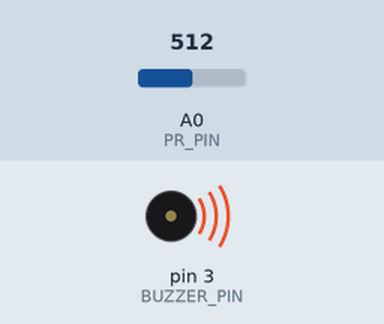
A sketch run on a simulated Arduino Uno, built with avr-gcc and run on an emulated ATmega328P. Parts: buzzer (waves = sounding). The test bench sets the inputs (shaded band); at power-on: A0 (PR_PIN) = 512.

Above: at 0.1 s.
Timing chart, 0 to 1.6 s (numbered marks = the images above):
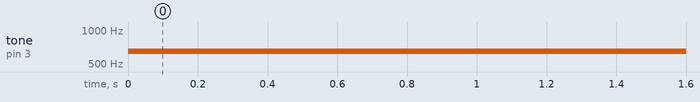

The sketch:

ch06_theremin.ino
```cpp
#include "pitches.h"
#define PR_PIN A0 // photo resistor，光敏電阻腳位
#define BUZZER_PIN 3 // 蜂鳴器或小喇叭腳位

void setup() {
}
void loop() {
  int v = analogRead(PR_PIN);
  int pitch = NOTE_C5 + v/4; // 根據光亮度算出某個音高值
  tone(BUZZER_PIN, pitch); // 持續發聲
}
```

pitches.h
```cpp
#define NOTE_    0
#define NOTE_B0  31
#define NOTE_C1  33
#define NOTE_CS1 35
#define NOTE_D1  37
#define NOTE_DS1 39
#define NOTE_E1  41
#define NOTE_F1  44
#define NOTE_FS1 46
#define NOTE_G1  49
#define NOTE_GS1 52
#define NOTE_A1  55
#define NOTE_AS1 58
#define NOTE_B1  62
#define NOTE_C2  65
#define NOTE_CS2 69
#define NOTE_D2  73
#define NOTE_DS2 78
#define NOTE_E2  82
#define NOTE_F2  87
#define NOTE_FS2 93
#define NOTE_G2  98
#define NOTE_GS2 104
#define NOTE_A2  110
#define NOTE_AS2 117
#define NOTE_B2  123
#define NOTE_C3  131
#define NOTE_CS3 139
#define NOTE_D3  147
#define NOTE_DS3 156
#define NOTE_E3  165
#define NOTE_F3  175
#define NOTE_FS3 185
#define NOTE_G3  196
#define NOTE_GS3 208
#define NOTE_A3  220
#define NOTE_AS3 233
#define NOTE_B3  247
#define NOTE_C4  262
#define NOTE_CS4 277
#define NOTE_D4  294
#define NOTE_DS4 311
#define NOTE_E4  330
#define NOTE_F4  349
#define NOTE_FS4 370
#define NOTE_G4  392
#define NOTE_GS4 415
#define NOTE_A4  440
#define NOTE_AS4 466
#define NOTE_B4  494
#define NOTE_C5  523 // Do
#define NOTE_CS5 554
#define NOTE_D5  587 // Re
#define NOTE_DS5 622
#define NOTE_E5  659 // Mi
#define NOTE_F5  698 // Fa
#define NOTE_FS5 740
#define NOTE_G5  784 // So
#define NOTE_GS5 831
#define NOTE_A5  880 // La
#define NOTE_AS5 932
#define NOTE_B5  988 // Si
#define NOTE_C6  1047
#define NOTE_CS6 1109
#define NOTE_D6  1175
#define NOTE_DS6 1245
#define NOTE_E6  1319
#define NOTE_F6  1397
#define NOTE_FS6 1480
#define NOTE_G6  1568
#define NOTE_GS6 1661
#define NOTE_A6  1760
#define NOTE_AS6 1865
#define NOTE_B6  1976
#define NOTE_C7  2093
#define NOTE_CS7 2217
#define NOTE_D7  2349
#define NOTE_DS7 2489
#define NOTE_E7  2637
#define NOTE_F7  2794
#define NOTE_FS7 2960
#define NOTE_G7  3136
#define NOTE_GS7 3322
#define NOTE_A7  3520
#define NOTE_AS7 3729
#define NOTE_B7  3951
#define NOTE_C8  4186
#define NOTE_CS8 4435
#define NOTE_D8  4699
#define NOTE_DS8 4978

#define BUZZER_PIN 3

void play(int *melody, int *noteDurations, int num);
```

Measured:
- by itself, tone on pin 3 (BUZZER_PIN): silent → 651 Hz at 0.00 s
